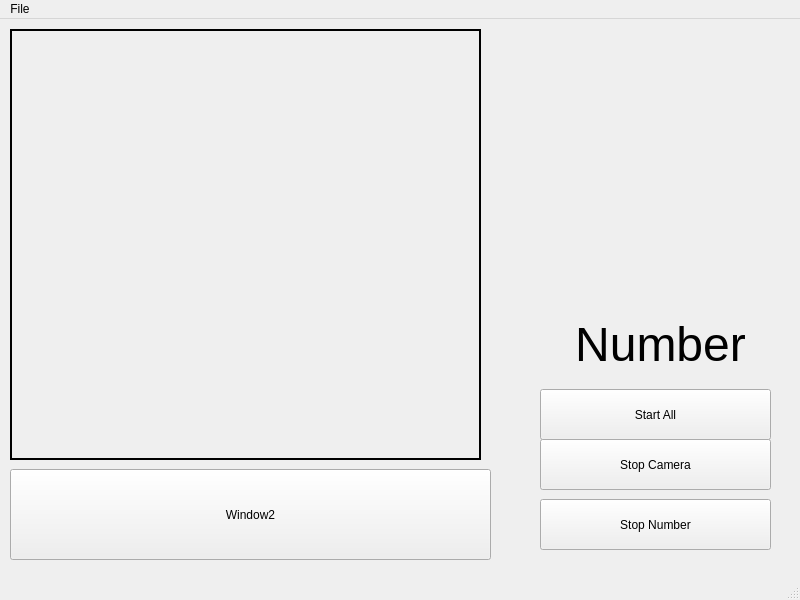
<?xml version="1.0" encoding="UTF-8"?>
<ui version="4.0">
 <class>MainWindow</class>
 <widget class="QMainWindow" name="MainWindow">
  <property name="geometry">
   <rect>
    <x>0</x>
    <y>0</y>
    <width>800</width>
    <height>600</height>
   </rect>
  </property>
  <property name="windowTitle">
   <string>MainWindow</string>
  </property>
  <widget class="QWidget" name="centralwidget">
   <widget class="QLabel" name="NumberLabel">
    <property name="geometry">
     <rect>
      <x>570</x>
      <y>270</y>
      <width>181</width>
      <height>111</height>
     </rect>
    </property>
    <property name="font">
     <font>
      <pointsize>36</pointsize>
     </font>
    </property>
    <property name="text">
     <string>Number</string>
    </property>
    <property name="alignment">
     <set>Qt::AlignCenter</set>
    </property>
   </widget>
   <widget class="QLabel" name="CameraLabel">
    <property name="geometry">
     <rect>
      <x>10</x>
      <y>10</y>
      <width>471</width>
      <height>431</height>
     </rect>
    </property>
    <property name="styleSheet">
     <string notr="true">border: 2px solid black;</string>
    </property>
    <property name="text">
     <string/>
    </property>
   </widget>
   <widget class="QLabel" name="ImageLabel">
    <property name="geometry">
     <rect>
      <x>540</x>
      <y>40</y>
      <width>221</width>
      <height>161</height>
     </rect>
    </property>
    <property name="text">
     <string/>
    </property>
    <property name="pixmap">
     <pixmap>:/images/car.jpeg</pixmap>
    </property>
    <property name="scaledContents">
     <bool>true</bool>
    </property>
   </widget>
   <widget class="QPushButton" name="StartButton">
    <property name="geometry">
     <rect>
      <x>540</x>
      <y>370</y>
      <width>231</width>
      <height>51</height>
     </rect>
    </property>
    <property name="text">
     <string>Start All</string>
    </property>
   </widget>
   <widget class="QPushButton" name="StopNumberButton">
    <property name="geometry">
     <rect>
      <x>540</x>
      <y>480</y>
      <width>231</width>
      <height>51</height>
     </rect>
    </property>
    <property name="text">
     <string>Stop Number</string>
    </property>
   </widget>
   <widget class="QPushButton" name="StopCameraButton">
    <property name="geometry">
     <rect>
      <x>540</x>
      <y>420</y>
      <width>231</width>
      <height>51</height>
     </rect>
    </property>
    <property name="text">
     <string>Stop Camera</string>
    </property>
   </widget>
   <widget class="QPushButton" name="Window2Button">
    <property name="geometry">
     <rect>
      <x>10</x>
      <y>450</y>
      <width>481</width>
      <height>91</height>
     </rect>
    </property>
    <property name="text">
     <string>Window2</string>
    </property>
   </widget>
  </widget>
  <widget class="QMenuBar" name="menubar">
   <property name="geometry">
    <rect>
     <x>0</x>
     <y>0</y>
     <width>800</width>
     <height>22</height>
    </rect>
   </property>
   <widget class="QMenu" name="menuFile">
    <property name="title">
     <string>File</string>
    </property>
   </widget>
   <addaction name="menuFile"/>
  </widget>
  <widget class="QStatusBar" name="statusbar"/>
 </widget>
 <resources>
  <include location="resources.qrc"/>
 </resources>
 <connections/>
</ui>
